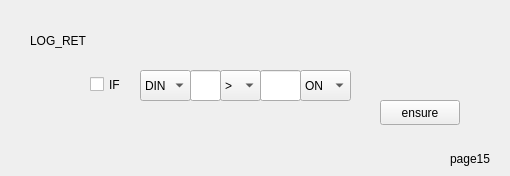
   <widget class="QWidget" name="page_16">
    <widget class="QLabel" name="label_75">
     <property name="geometry">
      <rect>
       <x>30</x>
       <y>30</y>
       <width>81</width>
       <height>21</height>
      </rect>
     </property>
     <property name="text">
      <string>LOG_RET</string>
     </property>
    </widget>
    <widget class="QLabel" name="label_77">
     <property name="geometry">
      <rect>
       <x>450</x>
       <y>150</y>
       <width>51</width>
       <height>17</height>
      </rect>
     </property>
     <property name="text">
      <string>page15</string>
     </property>
    </widget>
    <widget class="QComboBox" name="ret_comparesign_comboBox">
     <property name="geometry">
      <rect>
       <x>220</x>
       <y>70</y>
       <width>41</width>
       <height>31</height>
      </rect>
     </property>
     <item>
      <property name="text">
       <string>&gt;</string>
      </property>
     </item>
     <item>
      <property name="text">
       <string>&lt;</string>
      </property>
     </item>
     <item>
      <property name="text">
       <string>&gt;=</string>
      </property>
     </item>
     <item>
      <property name="text">
       <string>&lt;=</string>
      </property>
     </item>
     <item>
      <property name="text">
       <string>=</string>
      </property>
     </item>
    </widget>
    <widget class="QLineEdit" name="ret_comparevalue1_lineEdit">
     <property name="geometry">
      <rect>
       <x>260</x>
       <y>70</y>
       <width>41</width>
       <height>31</height>
      </rect>
     </property>
    </widget>
    <widget class="QComboBox" name="ret_vartype_comboBox">
     <property name="geometry">
      <rect>
       <x>140</x>
       <y>70</y>
       <width>51</width>
       <height>31</height>
      </rect>
     </property>
     <item>
      <property name="text">
       <string>DIN</string>
      </property>
     </item>
     <item>
      <property name="text">
       <string>DOUT</string>
      </property>
     </item>
     <item>
      <property name="text">
       <string>B</string>
      </property>
     </item>
     <item>
      <property name="text">
       <string>INT</string>
      </property>
     </item>
    </widget>
    <widget class="QLineEdit" name="ret_varaddress_lineEdit">
     <property name="geometry">
      <rect>
       <x>190</x>
       <y>70</y>
       <width>31</width>
       <height>31</height>
      </rect>
     </property>
    </widget>
    <widget class="QComboBox" name="ret_comparevalue2_comboBox">
     <property name="geometry">
      <rect>
       <x>300</x>
       <y>70</y>
       <width>51</width>
       <height>31</height>
      </rect>
     </property>
     <item>
      <property name="text">
       <string>ON</string>
      </property>
     </item>
     <item>
      <property name="text">
       <string>OFF</string>
      </property>
     </item>
    </widget>
    <widget class="QCheckBox" name="ret_if_checkBox">
     <property name="geometry">
      <rect>
       <x>90</x>
       <y>69</y>
       <width>41</width>
       <height>31</height>
      </rect>
     </property>
     <property name="text">
      <string>IF</string>
     </property>
    </widget>
    <widget class="QPushButton" name="ret_ensure_pushButton">
     <property name="geometry">
      <rect>
       <x>380</x>
       <y>100</y>
       <width>80</width>
       <height>25</height>
      </rect>
     </property>
     <property name="text">
      <string>ensure</string>
     </property>
    </widget>
   </widget>
